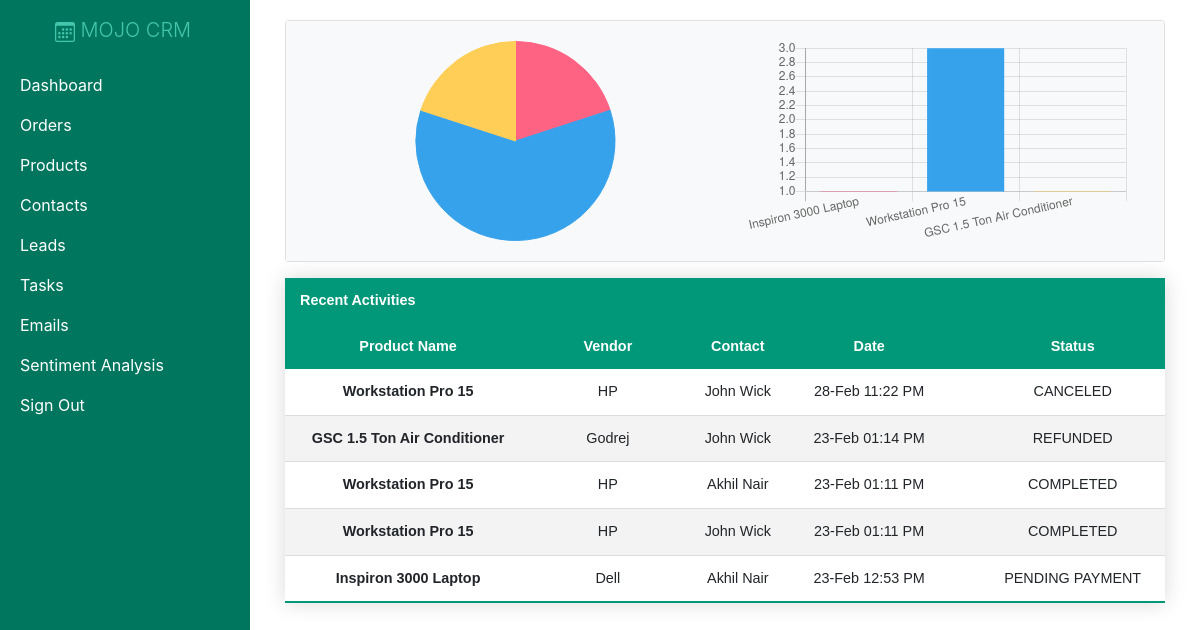
The page / on the database its author committed.
### crm/models.py (models this page shows, shortened)
class Order(models.Model):
    customer = models.ForeignKey(Customer, null=True, on_delete=models.CASCADE)
    product = models.ForeignKey(Product, null=True, on_delete=models.CASCADE)
    date_created = models.DateTimeField(auto_now_add=True, null=True)
    status = models.CharField(max_length=200, null=True, choices=(
        ('CANCELED', 'CANCELED'),
        ('COMPLETED', 'COMPLETED'),
        ('REFUNDED', 'REFUNDED'),
        ('PENDING PAYMENT', 'PENDING PAYMENT'),
    ))

class Product(models.Model):
    name = models.CharField(max_length=200, null=True)
    cost = models.FloatField(null=True)
    vendor = models.CharField(max_length=200, null=True)
    discount = models.IntegerField(default=0)
    date_created = models.DateTimeField(auto_now_add=True, null=True)
    def __str__(self):
        return self.name

class Customer(models.Model):
    name = models.CharField(max_length=200, null=True)
    phone = models.CharField(max_length=200, null=True)
    email = models.EmailField(max_length=200, null=True)
    date_created = models.DateTimeField(auto_now_add=True, null=True)
    address = models.CharField(max_length=200, null=True)

### crm/views.py (the view)
# urls.py: path('', views.dashboard, name="home"),
def dashboard(request):
    orders = Order.objects.all()
    orders_label = set()
    for o in orders:
        orders_label.add(o.product)
    orders_group = list(Order.objects.values('product').annotate(dcount=Count('product')))
    og = []
    for o in orders_group:
        og.append(o["dcount"])
    total_orders = orders.count()
    recent_orders = orders.order_by('-date_created')[:5]
    context  = {'orders': orders, 'orders_label': orders_label, 'products': products,
    'total_orders':total_orders, 'recent_orders':recent_orders,'og':og}
    return render(request,'crm/dashboard.html', context)

### crm/templates/crm/dashboard.html (shortened to what this page needs)
{% extends 'crm/main.html' %}
{% block content %}
<div class="container card">
  <div class="row text-center text-light card-body bg-light">
    <div class="col-6">
      <canvas id="myChart" height="200px"></canvas>
      <script>
        var ctx = document.getElementById('myChart').getContext('2d');
        var myChart = new Chart(ctx, {
          type: 'pie',
          data: {
            labels: [{% for o in orders_label %}'{{o}}',{% endfor %}],
        datasets: [{
          data: [{% for p in og %}{{ p }}, {% endfor %}],
          backgroundColor: [
            'rgb(255, 99, 132)',
            'rgb(54, 162, 235)',
            'rgb(255, 206, 86)',
            'rgb(74, 225, 136)',
            'rgb(153, 102, 255)',
            'rgb(255, 159, 64)'
          ],
            borderColor: [
              'rgb(255, 99, 132)',
              'rgb(54, 162, 235)',
              'rgb(255, 206, 86)',
              'rgb(74, 225, 136)',
              'rgb(153, 102, 255)',
              'rgb(255, 159, 64)'
            ],
              borderWidth: 1
        }]
    },
        options: {
          "responsive": true,
            "maintainAspectRatio": false,
              legend: {
            display: false,
        }
        }
});
      </script>
    </div>
    <div class="col-6">
      <canvas id="myChart2" height="200px"></canvas>
      <script>
        var ctx = document.getElementById('myChart2').getContext('2d');
        var myChart2 = new Chart(ctx, {
          type: 'bar',
          data: {
            labels: [{% for o in orders_label %}'{{o}}',{% endfor %}],
        datasets: [{
          data: [{% for p in og %} {{ p }}, {% endfor %}],
          backgroundColor: [
            'rgb(255, 99, 132)',
            'rgb(54, 162, 235)',
            'rgb(255, 206, 86)',
            'rgb(74, 225, 136)',
            'rgb(153, 102, 255)',
            'rgb(255, 159, 64)'
          ],
            borderColor: [
              'rgb(255, 99, 132)',
              'rgb(54, 162, 235)',
              'rgb(255, 206, 86)',
              'rgb(74, 225, 136)',
              'rgb(153, 102, 255)',
              'rgb(255, 159, 64)'
            ],
              borderWidth: 1
        }]
    },
        options: {
          "responsive": true,
            "maintainAspectRatio": false,
              legend: {
            display: false,
        }
        }
});
      </script>
    </div>
  </div>
</div>
<div class="text-center justify-content-md-center mt-3">
  <table class="my-table w-100">
    <thead>
      <tr>
        <th colspan='9' scope="col">Recent Activities</th>
      </tr>
      <tr class="text-center">
        <th>Product Name</th>
        <th></th>
        <th>Vendor</th>
        <th></th>
        <th>Contact</th>
        <th>Date</th>
        <th></th>
        <th>Status</th>
      </tr>
    </thead>
    <tbody>
      {% for o in recent_orders %}
      <tr>
        <th scope="row">{{o.product.name}}</th>
        <td></td>
        <td>{{o.product.vendor}}</td>
        <td></td>
        <td>{{o.customer.name}}</td>
        <td>{{o.date_created|date:"d-M h:i A"}}</td>
        <td></td>
        <td>{{o.status}}</td>
      </tr>
      {% endfor %}
    </tbody>
  </table>
</div>
</div>
{% endblock content %}

### crm/templates/crm/main.html (shortened to what this page needs)
{% load static %}
<!DOCTYPE html>
<html>
<head>
    <link rel="stylesheet" href="https://stackpath.bootstrapcdn.com/bootstrap/4.5.2/css/bootstrap.min.css"
 />
    <link rel="stylesheet" href="{% static 'css/main.css' %}" />
</head>
<body hx-headers='{"X-CSRFToken":"{{ csrf_token }}"}'>
    <div id="wrapper">
        <div id="sidebar-wrapper">
            <ul class="sidebar-nav">
                <li class="sidebar-brand">
                    <a href="{% url 'home' %}" class="lead text-center mr-4">
                        MOJO CRM</a>
                </li>
                <li>
                    <a href="{% url 'home' %}">Dashboard</a>
                </li>
                <li>
                    <a href="{% url 'orders' %}">Orders</a>
                </li>
                <li>
                    <a href="{% url 'products' %}">Products</a>
                </li>
                <li>
                    <a href="{% url 'contacts' %}">Contacts</a>
                </li>
                <li>
                    <a href="{% url 'leads' %}">Leads</a>
                </li>
                <li>
                    <a href="{% url 'task' %}">Tasks</a>
                </li>
                <li>
                    <a href="{% url 'comments' %}">Emails</a>
                </li>
                <li>
                    <a href="{% url 'sentiment_Analysis' %}">Sentiment Analysis</a>
                </li>
                <li>
                    <a href="{% url 'signout' %}">Sign Out</a>
                </li>
            </ul>
        </div>
        <div id="page-content-wrapper">
            <div class="container-fluid">
                <div class="row">
                    <div class="col-lg-12">
                        {% block content %} {% endblock %}
                    </div>
                </div>
            </div>
        </div>
</body>
</html>

### static/css/main.css (style rules this page uses)
.my-table { border-collapse: collapse; font-size: 0.9em; font-family: sans-serif; min-width: 400px; box-shadow: 0 0 20px rgba(0, 0, 0, 0.15); }
.my-table thead tr { background-color: #009879; color: #ffffff; text-align: left; }
.my-table th, .my-table td { padding: 12px 15px; }
.my-table tbody tr { border-bottom: 1px solid #dddddd; }
.my-table tbody tr:nth-of-type(even) { background-color: #f3f3f3; }
.my-table tbody tr:last-of-type { border-bottom: 2px solid #009879; }
#sidebar-wrapper { z-index: 1000; position: fixed; left: 250px; width: 0; height: 100%; margin-left: -250px; overflow-y: auto; background: #00765e; -webkit-transition: all 0.9s ease; -moz-transition: all 0.9s ease; -o-transition: all 0.9s ease; transition: all 0.9s ease; }
#page-content-wrapper { width: 100%; position: absolute; padding: 15px; }
.sidebar-nav { position: absolute; top: 0; width: 250px; margin: 0; padding: 0; list-style: none; }
.sidebar-nav li { text-indent: 20px; line-height: 40px; }
.sidebar-nav li a { display: block; text-decoration: none; color: #ffffff; }
.sidebar-nav > .sidebar-brand { height: 65px; font-size: 18px; line-height: 60px; }
.sidebar-nav > .sidebar-brand a { color: #ffffff; }
@media (min-width:768px) { #wrapper { padding-left: 250px; } }
@media (min-width:768px) { #sidebar-wrapper { width: 250px; } }
@media (min-width:768px) { #page-content-wrapper { padding: 20px; position: relative; } }

### rows shown on the page
Order: product.name "Workstation Pro 15", product.vendor "HP", customer.name "John Wick", date_created "28-Feb 11:22 PM", status "CANCELED"
Order: product.name "GSC 1.5 Ton Air Conditioner", product.vendor "Godrej", customer.name "John Wick", date_created "23-Feb 01:14 PM", status "REFUNDED"
Order: product.name "Workstation Pro 15", product.vendor "HP", customer.name "Akhil Nair", date_created "23-Feb 01:11 PM", status "COMPLETED"
Order: product.name "Workstation Pro 15", product.vendor "HP", customer.name "John Wick", date_created "23-Feb 01:11 PM", status "COMPLETED"
Order: product.name "Inspiron 3000 Laptop", product.vendor "Dell", customer.name "Akhil Nair", date_created "23-Feb 12:53 PM", status "PENDING PAYMENT"

### other values the page prints
chart data {{ o }} Inspiron 3000 Laptop, Workstation Pro 15, GSC 1.5 Ton Air Conditioner
chart data {{ p }} 1, 3, 1
